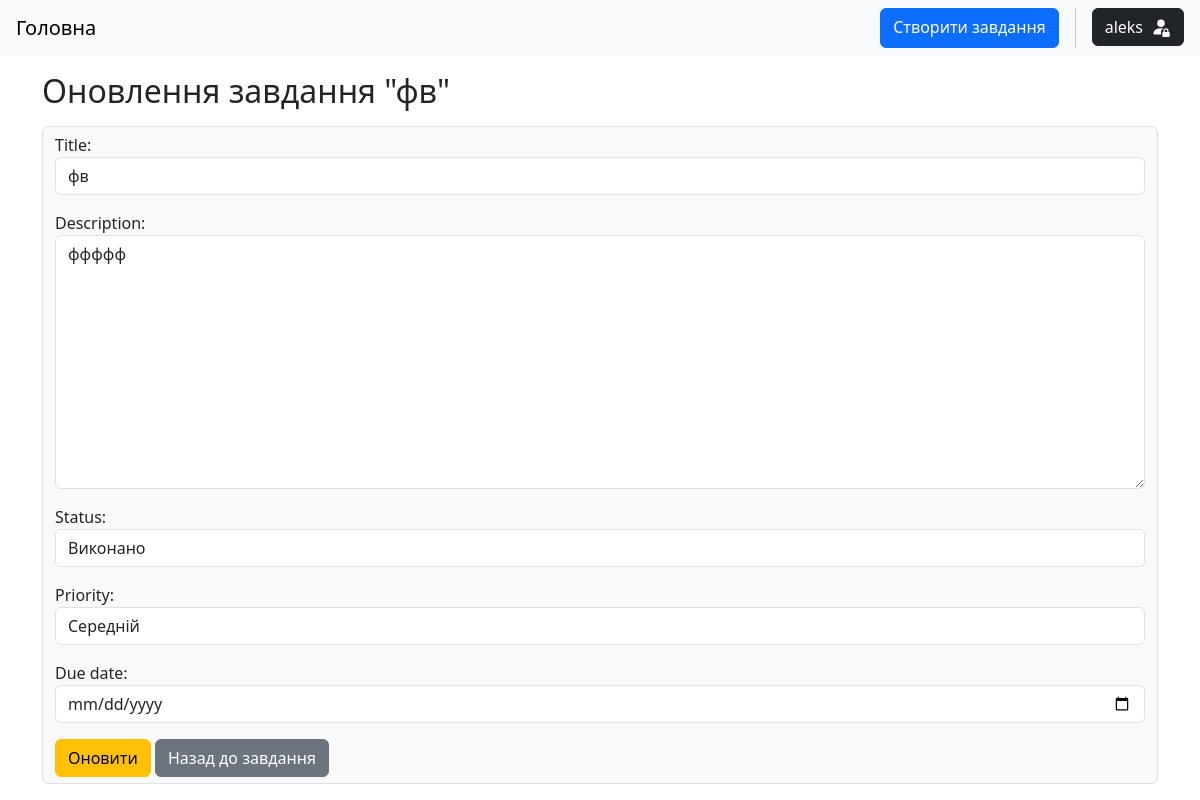
Screenshot of /29/update/ (signed in) with the database file from the repository.
### tasks/models.py (models this page shows, shortened)
class Task(models.Model):
    STATUS_CHOICES = (
        ("todo", "Назначено"),
        ("in_progress", "В процесі"),
        ("done", "Виконано")
    )
    PRIORITY_CHOICES = (
        ("low", "Низький"),
        ("medium", "Середній"),
        ("high", "Високий")
    )
    title = models.CharField(max_length=256)
    description = models.TextField()
    status = models.CharField(max_length=20, choices=STATUS_CHOICES, default="todo")
    priority = models.CharField(max_length=20, choices=PRIORITY_CHOICES, default="medium")
    due_date = models.DateField(null=True, blank=True)
    author = models.ForeignKey(User, on_delete=models.CASCADE, related_name="tasks")
    created = models.DateTimeField(auto_now_add=True)
    class Meta:
        ordering = ["-created"]

### tasks/views.py (the view, shortened to what this page needs)
# urls.py: path("<int:pk>/update/", views.TaskUpdateView.as_view(), name="task-update"),
class TaskUpdateView(LoginRequiredMixin, UserIsOwnerMixin, UpdateView):
    model = models.Task
    template_name = "tasks/task_update_form.html"
    form_class = TaskForm

### tasks/forms.py
class TaskForm(forms.ModelForm):
    class Meta:
        model = Task
        fields = ["title", "description", "status", "priority", "due_date"]
        widgets = {
            "desctiption": forms.Textarea(attrs={"type": "text"}),
            "due_date": forms.DateInput(attrs={'type':"date"})
        }
    def __init__(self, *args, **kwargs):
        super(TaskForm, self).__init__(*args, **kwargs)
        for field in self.fields:
            self.fields[field].widget.attrs["class"] = "form-control"

### tasks/mixins.py (called while the page is built)
    def dispatch(self, request, *args, **kwargs):
        instance = self.get_object()
        if instance.author != self.request.user:
            raise PermissionDenied
        return super().dispatch(request, *args, **kwargs)

### templates/tasks/task_update_form.html (shortened to what this page needs)
{% extends 'base.html' %}
{% block content %}
<div class="container mt-3">
    <h2>Оновлення завдання "{{task.title}}"</h2>
    <form action="" method="post" class="form-control my-3 bg-light">
        {{form.as_p}}
        <button type="submit" class="btn btn-warning">Оновити</button>
        <a href="{% url 'tasks:task-detail' task.pk %}" class="btn btn-secondary">Назад до завдання</a>
    </form>
</div>
{% endblock %}

### templates/base.html (shortened to what this page needs)
<!DOCTYPE html>
<html lang="en">
<head>
    <link rel="stylesheet" href="https://cdn.jsdelivr.net/npm/bootstrap@5.3.3/dist/css/bootstrap.min.css">
    {% load static %}
    <link rel="stylesheet" href="{% static 'css/style.css' %}">
<body>
    <nav class="navbar navbar-default navbar-expand-lg navbar-light bg-light sticky-top">
        <div class="d-flex justify-content-between w-100">
            <a href="{% url 'tasks:task-list' %}" class="navbar-brand mx-3">Головна</a>
            <div class="d-flex me-3 gap-3">
                <a href="{% url 'tasks:task-create' %}" class="btn btn-primary">Cтворити завдання</a>
                <div class="dropdown">
                    <button class="btn btn-dark" type="button" data-bs-toggle="dropdown" aria-expanded="false">
                        <div class="d-flex flex-row align-items-center gap-2">
                            {% if request.user.is_authenticated %}
                                {% if request.user.username|length <= 21 %}
                                    {{request.user.username}}
                                {% else %}
                                    {{request.user.username|slice:18}}...
                                {% endif %}
                            {% else %}
                                <strong>Unauthenticated user</strong>
                                <svg xmlns="http://www.w3.org/2000/svg" width="20" height="20" fill="currentColor" class="bi bi-person-fill h-100" viewBox="0 0 16 16">
                                    <path d="M3 14s-1 0-1-1 1-4 6-4 6 3 6 4-1 1-1 1zm5-6a3 3 0 1 0 0-6 3 3 0 0 0 0 6"/>
                                </svg>
                            {% endif %}
                        </div>
                    </button>
                </div>
            </div>
        </div>
    </nav>
    {% block content %}
    {% endblock %}
</body>
</html>

### static/css/style.css (style rules this page uses)
body { word-break: break-all; }

### rows the page displays
Task: title "фв", description "ффффф", status "Виконано", priority "Середній"

### other values shown
{{ request.user.username }} "aleks"
